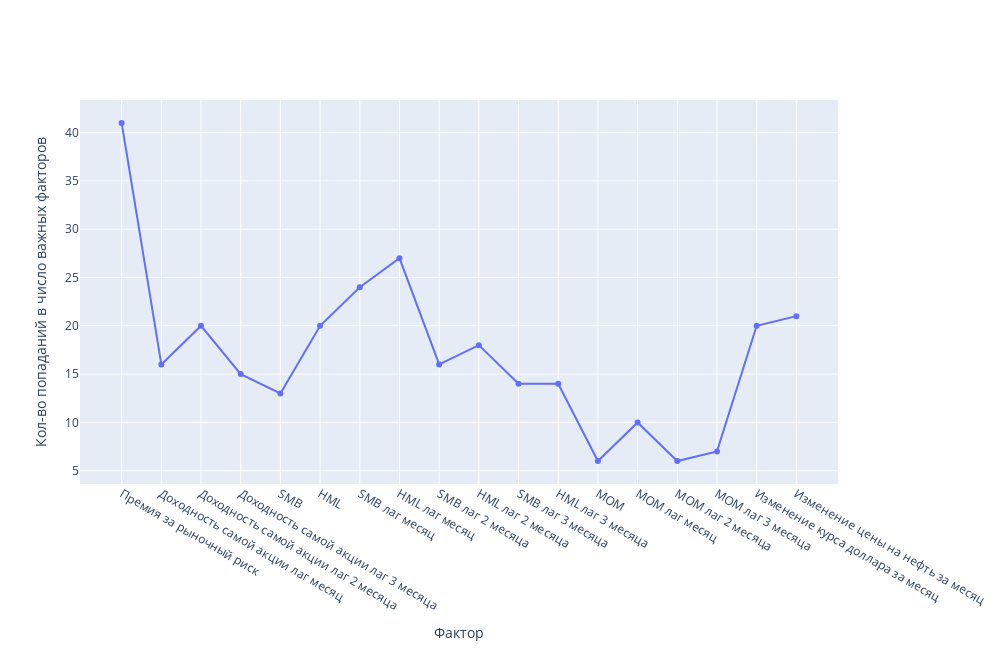

Source (notebook cell):
### Markdown cell above
# Lasso feature selection

### Code cell
lag_autolag_return_30 = 30
lag_autolag_return_60 = 60
lag_autolag_return_90 = 90
lag_30 = 30
lag_60 = 60
lag_90 = 90

A = ['Премия за рыночный риск', 'Доходность самой акции лаг месяц', 'Доходность самой акции лаг 2 месяца',
     'Доходность самой акции лаг 3 месяца',
     'SMB','HML','SMB лаг месяц','HML лаг месяц','SMB лаг 2 месяца','HML лаг 2 месяца',
     'SMB лаг 3 месяца', 'HML лаг 3 месяца', 'MOM', 'MOM лаг месяц','MOM лаг 2 месяца',
     'MOM лаг 3 месяца','Изменение курса доллара за месяц','Изменение цены на нефть за месяц']

Lasso_selection = pd.DataFrame(A).rename(columns={0:'factor'}).set_index('factor')



for name in data_ret.columns[2:]:
    df1 = data[[name, 'Hamada_beta_MRP_for_{}'.format(name[7:11]), 'risk_free_rate_based_on_g_curve',
                     'Hamada_d_mcap_ratio_SMB_for_{}'.format(name[7:11]),
                     'Hamada_d_mcap_ratio_HML_for_{}'.format(name[7:11]),
                     'MOM']].dropna()
    df_autolag = pd.DataFrame(data[name] - data['risk_free_rate_based_on_g_curve']).rename(columns = {0:'{}_premium_lag_{}_days'.format(name[7:], lag_autolag_return_30)})
    df_autolag = pd.DataFrame(df_autolag['{}_premium_lag_{}_days'.format(name[7:], lag_autolag_return_30)].shift(lag_autolag_return_30).dropna())

    df_autolag_2 = pd.DataFrame(data[name] - data['risk_free_rate_based_on_g_curve']).rename(columns = {0:'{}_premium_lag_{}_days'.format(name[7:], lag_autolag_return_60)})
    df_autolag_2 = pd.DataFrame(df_autolag_2['{}_premium_lag_{}_days'.format(name[7:], lag_autolag_return_60)].shift(lag_autolag_return_60).dropna())

    df_autolag_3 = pd.DataFrame(data[name] - data['risk_free_rate_based_on_g_curve']).rename(columns = {0:'{}_premium_lag_{}_days'.format(name[7:], lag_autolag_return_90)})
    df_autolag_3 = pd.DataFrame(df_autolag_3['{}_premium_lag_{}_days'.format(name[7:], lag_autolag_return_90)].shift(lag_autolag_return_90).dropna())

    df2 = data[['Hamada_d_mcap_ratio_SMB_for_{}'.format(name[7:11]),
            'Hamada_d_mcap_ratio_HML_for_{}'.format(name[7:11]), 'MOM']].shift(lag_30).dropna()



    df2.rename(columns = {'Hamada_d_mcap_ratio_SMB_for_{}'.format(name[7:11]):'Hamada_d_mcap_ratio_SMB_for_{}_lag_{}_days'.format(name[7:11], lag_30),
                          'Hamada_d_mcap_ratio_HML_for_{}'.format(name[7:11]):'Hamada_d_mcap_ratio_HML_for_{}_lag_{}_days'.format(name[7:11], lag_30), 
                          'MOM':'MOM_lag_{}_days'.format(lag_30)}, inplace = True)

    result = pd.concat([df1, df2], axis=1, join="inner")

    df3 = data[['Hamada_d_mcap_ratio_SMB_for_{}'.format(name[7:11]),
            'Hamada_d_mcap_ratio_HML_for_{}'.format(name[7:11]), 'MOM']].shift(lag_60).dropna()

    df3.rename(columns = {'Hamada_d_mcap_ratio_SMB_for_{}'.format(name[7:11]):'Hamada_d_mcap_ratio_SMB_for_{}_lag_{}_days'.format(name[7:11], lag_60),
                          'Hamada_d_mcap_ratio_HML_for_{}'.format(name[7:11]):'Hamada_d_mcap_ratio_HML_for_{}_lag_{}_days'.format(name[7:11], lag_60), 
                          'MOM':'MOM_lag_{}_days'.format(lag_60)}, inplace = True)

    result = pd.concat([result, df3], axis=1, join="inner")

    df4 = data[['Hamada_d_mcap_ratio_SMB_for_{}'.format(name[7:11]),
            'Hamada_d_mcap_ratio_HML_for_{}'.format(name[7:11]), 'MOM']].shift(lag_90).dropna()

    df4.rename(columns = {'Hamada_d_mcap_ratio_SMB_for_{}'.format(name[7:11]):'Hamada_d_mcap_ratio_SMB_for_{}_lag_{}_days'.format(name[7:11], lag_90),
                          'Hamada_d_mcap_ratio_HML_for_{}'.format(name[7:11]):'Hamada_d_mcap_ratio_HML_for_{}_lag_{}_days'.format(name[7:11], lag_90), 
                          'MOM':'MOM_lag_{}_days'.format(lag_90)}, inplace = True)

    result = pd.concat([result, df4], axis=1, join="inner")

    result = pd.merge(result, macro_data, left_index=True, right_index=True)
    result = pd.merge(result, df_autolag, left_index=True, right_index=True)
    result = pd.merge(result, df_autolag_2, left_index=True, right_index=True)
    result = pd.merge(result, df_autolag_3, left_index=True, right_index=True)
    result['{}_Equity_premium'.format(name[7:14])] = result[name] - result['risk_free_rate_based_on_g_curve']

    share = '{}_Equity_premium'.format(name[7:14])

    dta = result.dropna()

    X_train = dta.iloc[:round(len(dta) - len(dta)/4),:][['Hamada_beta_MRP_for_{}'.format(name[7:11]), 
              '{}_premium_lag_{}_days'.format(name[7:], lag_autolag_return_30),
              '{}_premium_lag_{}_days'.format(name[7:], lag_autolag_return_60),
              '{}_premium_lag_{}_days'.format(name[7:], lag_autolag_return_90),
              'Hamada_d_mcap_ratio_SMB_for_{}'.format(name[7:11]),
              'Hamada_d_mcap_ratio_HML_for_{}'.format(name[7:11]), 
              'Hamada_d_mcap_ratio_SMB_for_{}_lag_{}_days'.format(name[7:11], lag_30),
              'Hamada_d_mcap_ratio_HML_for_{}_lag_{}_days'.format(name[7:11], lag_30),
              'Hamada_d_mcap_ratio_SMB_for_{}_lag_{}_days'.format(name[7:11], lag_60),
              'Hamada_d_mcap_ratio_HML_for_{}_lag_{}_days'.format(name[7:11], lag_60),
              'Hamada_d_mcap_ratio_SMB_for_{}_lag_{}_days'.format(name[7:11], lag_90),
              'Hamada_d_mcap_ratio_HML_for_{}_lag_{}_days'.format(name[7:11], lag_90),
              'MOM','MOM_lag_{}_days'.format(lag_30),'MOM_lag_{}_days'.format(lag_60),
              'MOM_lag_{}_days'.format(lag_90),'dollar_30d_return','wti_30d_return']]
    X_test = dta.iloc[-round(len(dta)/4):,:][['Hamada_beta_MRP_for_{}'.format(name[7:11]), 
              '{}_premium_lag_{}_days'.format(name[7:], lag_autolag_return_30),
              '{}_premium_lag_{}_days'.format(name[7:], lag_autolag_return_60),
              '{}_premium_lag_{}_days'.format(name[7:], lag_autolag_return_90),
              'Hamada_d_mcap_ratio_SMB_for_{}'.format(name[7:11]),
              'Hamada_d_mcap_ratio_HML_for_{}'.format(name[7:11]), 
              'Hamada_d_mcap_ratio_SMB_for_{}_lag_{}_days'.format(name[7:11], lag_30),
              'Hamada_d_mcap_ratio_HML_for_{}_lag_{}_days'.format(name[7:11], lag_30),
              'Hamada_d_mcap_ratio_SMB_for_{}_lag_{}_days'.format(name[7:11], lag_60),
              'Hamada_d_mcap_ratio_HML_for_{}_lag_{}_days'.format(name[7:11], lag_60),
              'Hamada_d_mcap_ratio_SMB_for_{}_lag_{}_days'.format(name[7:11], lag_90),
              'Hamada_d_mcap_ratio_HML_for_{}_lag_{}_days'.format(name[7:11], lag_90),
              'MOM','MOM_lag_{}_days'.format(lag_30),'MOM_lag_{}_days'.format(lag_60),
              'MOM_lag_{}_days'.format(lag_90),'dollar_30d_return','wti_30d_return']]
    y_train = dta.iloc[:round(len(dta) - len(dta)/4),:][share]
    y_test = dta.iloc[-round(len(dta)/4):,:][share]

    lasso = Lasso(alpha = ast.literal_eval(ml_results_best_params.loc[share,'LASSO_best_params'])['alpha'],
                  random_state = ast.literal_eval(ml_results_best_params.loc[share,'LASSO_best_params'])['random_state'],
                  normalize=ast.literal_eval(ml_results_best_params.loc[share,'LASSO_best_params'])['normalize'],
                  tol=ast.literal_eval(ml_results_best_params.loc[share,'LASSO_best_params'])['tol'])

    sfm = SelectFromModel(lasso)

    sfm.fit(X_train, y_train)

    feature_idx = sfm.get_support()
    feature_name = X_train.columns[feature_idx]
    
    df_2 = pd.DataFrame(feature_idx, X_train.columns).reset_index().rename(columns={0:'fact_of_importance_{}'.format(share[:4]),
                                                                                     'index':'factor'})
    df_2['factor'] = A
    df_2.set_index('factor', inplace = True)
    Lasso_selection = pd.concat([Lasso_selection, df_2], axis = 1)

Lasso_selection.replace({True:1, False:0}, inplace = True)
Lasso_selection['Количество попаданий в важные факторы по LASSO'] = Lasso_selection.sum(axis=1)
   
import plotly.graph_objects as go
fig = go.Figure()


fig.add_trace(go.Scatter(x=Lasso_selection.index, y=Lasso_selection['Количество попаданий в важные факторы по LASSO'],
                         mode='lines+markers',name='Количество попаданий в важные факторы по LASSO'))

fig.update_layout(yaxis_title = 'Кол-во попаданий в число важных факторов',xaxis_title = 'Фактор',autosize=False,width=1000,height = 650,
                  legend=dict(yanchor="top", y=0.96, xanchor="left", x=0.01))

fig.show()

### Figure 1 — Plotly figure (JSON) as saved in the notebook; plotly's stock layout.template omitted (floating-point values rounded to 4 significant figures)
{"data": [{"mode": "lines+markers", "name": "Количество попаданий в важные факторы по LASSO", "type": "scatter", "x": ["Премия за рыночный риск", "Доходность самой акции лаг месяц", "Доходность самой акции лаг 2 месяца", "Доходность самой акции лаг 3 месяца", "SMB", "HML", "SMB лаг месяц", "HML лаг месяц", "SMB лаг 2 месяца", "HML лаг 2 месяца", "SMB лаг 3 месяца", "HML лаг 3 месяца", "MOM", "MOM лаг месяц", "MOM лаг 2 месяца", "MOM лаг 3 месяца", "Изменение курса доллара за месяц", "Изменение цены на нефть за месяц"], "y": [41, 16, 20, 15, 13, 20, 24, 27, 16, 18, 14, 14, 6, 10, 6, 7, 20, 21]}], "layout": {"autosize": false, "height": 650, "legend": {"x": 0.01, "xanchor": "left", "y": 0.96, "yanchor": "top"}, "width": 1000, "xaxis": {"title": {"text": "Фактор"}}, "yaxis": {"title": {"text": "Кол-во попаданий в число важных факторов"}}}}
